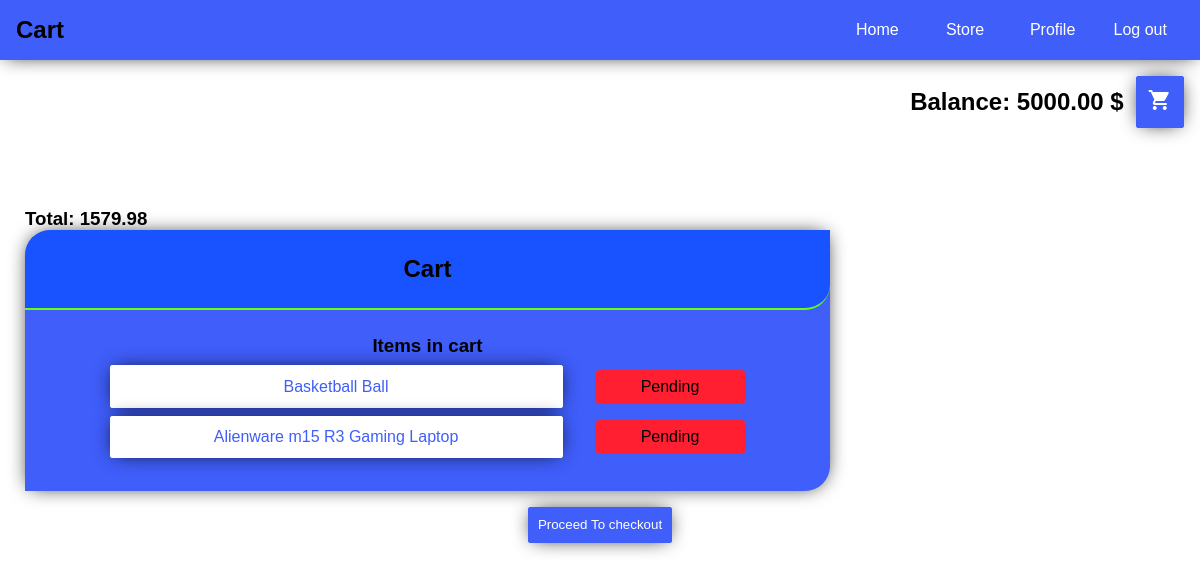
Page /ecommerce/cart/2/ (signed in) on the committed database.
### user/models.py (models this page shows, shortened)
class User(AbstractUser):
    username = models.CharField(max_length=30, unique=True)
    email = models.EmailField(max_length=60, unique=True)
    balance = models.DecimalField(default=0, max_digits=10, decimal_places=2, validators=[MinValueValidator(Decimal('0'))])
    first_name = models.CharField(max_length=60, null=True, blank=True)
    last_name = models.CharField(max_length=60, null=True, blank=True)
    is_admin = models.BooleanField(default=False)
    is_active = models.BooleanField(default=True)
    is_staff = models.BooleanField(default=False)
    is_superuser = models.BooleanField(default=False)
    date_joined = models.DateTimeField(auto_now_add=True)
    last_login = models.DateTimeField(auto_now=True)
    ACCOUNT_TYPE_CHOICES = [
        ('Premium', 'premium'),
        ('Default', 'default')
    ]
    account_type = models.CharField(max_length=20, choices=ACCOUNT_TYPE_CHOICES, default='default')
    USERNAME_FIELD = 'username'
    objects = UserManager()

### ecommerce/models.py (models this page shows, shortened)
class Cart(models.Model):
    user = models.ForeignKey(to=User, on_delete=models.CASCADE)
    is_active = models.BooleanField(default=True)
    def get_total_price(self) -> Decimal:
        return round(self.order_set.aggregate(Sum('price'))['price__sum'], 2) if self.order_set.all() else 0

class Order(models.Model):
    item = models.ForeignKey(to='Item', on_delete=models.CASCADE)
    cart = models.ForeignKey(to='Cart', on_delete=models.CASCADE)
    user = models.ForeignKey(to=User, on_delete=models.DO_NOTHING)
    price = models.DecimalField(default=0, max_digits=10, decimal_places=2,
                                validators=[MinValueValidator(Decimal('0'))])
    ordered = models.DateTimeField(auto_now_add=True)
    StatusChoices = [
        ('Pending', 'pending'),
        ('Shipped', 'shipped'),
        ('Delivered', 'delivered')
    ]
    status = models.CharField(choices=StatusChoices, max_length=30, default='Pending')

class Item(models.Model):
    name = models.CharField(max_length=200)
    tag = models.ManyToManyField(to='Tag')
    user = models.ForeignKey(to=User, on_delete=models.DO_NOTHING)
    quantity = models.PositiveIntegerField(default=1)
    available = models.BooleanField(default=True)
    price = models.DecimalField(default=0, max_digits=10, decimal_places=2,
                                validators=[MinValueValidator(Decimal('0'))])
    def __str__(self) -> str:
        return self.name

### ecommerce/views.py (the view, shortened to what this page needs)
# urls.py: path('cart/<int:cart_id>/', CartDetailsView.as_view(), name='cart'),
@method_decorator(login_required, name='dispatch')
class CartDetailsView(View):
    template_name = 'ecommerce/cart_details.html'
    def get(self, request, *args, **kwargs) -> 'HttpResponse':
        cart = get_object_or_404(request.user.cart_set, pk=kwargs['cart_id'])
        if not cart.is_active:
            messages.error(request, 'Invalid access to cart')
            return redirect(to='ecommerce:home')
        return render(request, self.template_name, {
            'cart': cart
        })

### templates/ecommerce/cart_details.html (shortened to what this page needs)
{% extends 'ecommerce/base.html' %}
{% block current_page %}
    Cart
{% endblock %}
{% block page-content %}
    <h3>Total: {{ cart.get_total_price }}</h3>
    <div class="card large">
        <header>
            <h2>Cart</h2>
        </header>
        <section>
            <ul class="orders">
                <h3>Items in cart</h3>
                {% for order in cart.order_set.all %}
                    <li>
                        <a href="{% url 'ecommerce:order' order.pk %}" class="btn btn-white">
                            {{ order.item }}
                        </a>
                        <span class="order-status {{ order.status|lower }}">{{ order.status }}</span>
                    </li>
                {% endfor %}
            </ul>
        </section>
    </div>
    <form class="checkout" method="post">
        <button class="btn" type="submit">Proceed To checkout</button>
    </form>
{% endblock %}

### templates/ecommerce/base.html (shortened to what this page needs)
{% extends 'base.html' %}
{% block navigation %}
    <nav class="navbar">
        <h2 class="nav-current-page">
            {% block current_page %}
            {% endblock %}
        </h2>
        <ul class="nav-links">
            <li>
                <a href="{% url 'ecommerce:home' %}">Home</a>
            </li>
            <li>
                <a href="{% url 'ecommerce:store' %}">Store</a>
            </li>
            <li>
                <a href="{% url 'ecommerce:profile' %}">Profile</a>
            </li>
            <li>
                <a href="{% url 'user:logout' %}" class="logout-link">Log out</a>
            </li>
        </ul>
    </nav>
    <div style="flex-direction: row-reverse; justify-content: right; margin-right: 1em; margin-top: 1em; display: flex">
        <a href="{% url 'ecommerce:cart' user.cart_set.last.id %}" class="btn"><span class="material-icons">
</span></a>
        <h2 style="margin: auto 0.5em auto 0; display: inline-block;">Balance: {{ user.balance }} $</h2>
    </div>
{% endblock %}
{% block content %}
    <div class="page-wrapper">
        {% block page-content %}
        {% endblock %}
    </div>
{% endblock %}

### static/main.css (style rules this page uses)
:root { --blue: #3f5efa; --dark-blue: #1953ff; --lime: #6aff0e; --graphite: #242121; --green: #19b501; --red: #ff1f31; --orange: #f8a00a; }
* { margin: 0; padding: 0; }
body { font-family: Consolas, Arial, sans-serif; }
a { text-decoration: none; cursor: pointer; color: black; }
.btn { padding: 0.7em; box-sizing: border-box; box-shadow: 0 0 20px -5px black; background-color: var(--blue); border: 1px solid var(--blue); border-radius: 2px; cursor: pointer; color: white; }
.btn-white { background-color: white; color: var(--blue); border-color: white; }
.page-wrapper { margin: 5em 25px; }
.orders { list-style: none; }
.orders li { display: grid; margin: 0.5em 0; grid-template-columns: 60% 20%; justify-content: center; grid-column-gap: 2em; }
.orders a { margin: auto 0; display: inline-block; }
.order-status { display: inline-block; padding: 0.5em; margin: auto 0; box-sizing: border-box; border-radius: 5px; }
.pending { background-color: var(--red); }

### static/components/navbar.css (style rules this page uses)
.navbar { display: flex; justify-content: space-between; box-sizing: border-box; box-shadow: 0 0 20px -5px black; width: 100%; padding: 1em; background-color: var(--blue); min-height: 60px; }
.nav-current-page { flex: 7; }
.nav-links { display: flex; flex: 3; }
.nav-links li { display: flex; list-style: none; flex: 1; justify-content: center; text-align: center; }
.nav-links a { display: inline-block; margin: auto 0; color: white; }

### static/components/card.css (style rules this page uses)
.card { background-color: var(--blue); border-bottom-right-radius: 25px; border-top-left-radius: 25px; box-sizing: border-box; text-align: center; overflow: hidden; box-shadow: 0 0 20px -5px black; }
.card > header { position: relative; border-top-left-radius: 25px; border-bottom-right-radius: 25px; border-bottom: 2px solid var(--lime); padding: 25px; box-sizing: border-box; top: 0; left: 0; background-color: var(--dark-blue); }
.card > section { border-top-left-radius: 25px; border-bottom-right-radius: 25px; padding: 25px; box-sizing: border-box; }
.large { width: 70%; min-width: 350px }

### static/cart-page.css (style rules this page uses)
.checkout { margin: 1em auto; width: 50%; text-align: center; }

### rows in the picture
User: balance "5000.00"
Cart: get_total_price "1579.98"
Order: item "Basketball Ball", status "Pending"
Order: item "Alienware m15 R3 Gaming Laptop", status "Pending"
